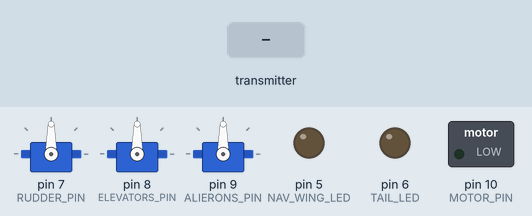
Recording of a sketch running on a simulated Arduino Uno, built with avr-gcc and run on an emulated ATmega328P. Shown: 3 × servo, switched loads named in the sketch (green lamp = pin HIGH), output pins drawn as LEDs (lit = HIGH). Inputs (shaded band) come from the test bench. No radio packets arrive unless stated.

Above: at 1.2 s.
1.3 s: the transmitter starts sending msg.0 = 0
At 2.4 s:
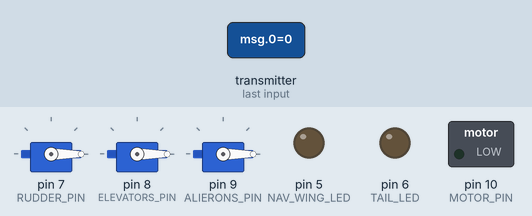
2.8 s: the transmitter starts sending msg.0 = 1
At 3.5 s:
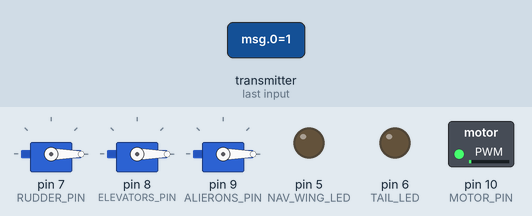
Timing chart, 0 to 5.8 s (numbered marks = the images above; inputs shaded):
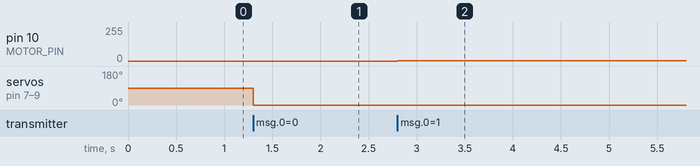

Measured:
- after the input at 1.3 s, servo on pin 7 (RUDDER_PIN), servo on pin 8 (ELEVATORS_PIN), servo on pin 9 (ALIERONS_PIN): 90° → 0° at once
- after the input at 2.8 s, pin 10 (MOTOR_PIN): 0/255 → 2/255 at once

The sketch:

RC_plane_rx.ino
```cpp
/*
 * RC Plane RX
 * Elia Sulimanov
 * ATtiny84
 */

#include <Servo.h>
#include <SPI.h>
#include "nRF24L01.h"
#include "RF24.h"

// Digital pins def
const int CE = 0;
const int CS = 1;
const int MOSI = 2;
const int MISO = 3;
const int SCK = 4;

// Radio object def
RF24 radio(CE,CS);
int msg[6];
const uint64_t pipe = 0xE8E8F0F0E1LL;

// LED def
const int NAV_WING_LED = 5;
const int TAIL_LED = 6;
bool state;

// Servos def
Servo rudder;
const int RUDDER_PIN = 7;
Servo elevators;
const int ELEVATORS_PIN = 8;
Servo alierons;
const int ALIERONS_PIN = 9;
int val;

// Motor def
const int MOTOR_PIN = 10;

void setup() {

  // Set digital pins as output
  pinMode(NAV_WING_LED, OUTPUT);
  pinMode(TAIL_LED, OUTPUT);
  pinMode(MOTOR_PIN, OUTPUT);

  // Attach servos
  rudder.attach(RUDDER_PIN);
  elevators.attach(ELEVATORS_PIN);
  alierons.attach(ALIERONS_PIN);

  state = false;

  // Start radio
  radio.begin();
  radio.openReadingPipe(1,pipe);
  radio.startListening();
}

void loop() {
  if (radio.available()) {
    bool done = false;
    while (!done)
    {
      done = radio.read(msg, 1);

      // Set motor speed
      analogWrite(MOTOR_PIN, map(msg[0], 0, 100, 0, 255));

      // Set servos value 0-45
      rudder.write(map(msg[1], 0, 100, 0, 45));
      elevators.write(map(msg[2], 0, 100, 0, 45));
      alierons.write(map(msg[3], 0, 100, 0, 45));

      // Check for lights message
      if (msg[4] == 1)
      {
        // Lights currently off
        if (!state)
        {
          navLightOn();
          state = true;
        }
        // Lights currently on
        else
        {
          navLightOff();
          state = false;
        }
      }
      delay(1);
    }
  }
}

void navLightOn()
{
  digitalWrite(NAV_WING_LED, HIGH);

  for(int i = 0; i < 6; i++){
     digitalWrite(TAIL_LED, HIGH);
     delay(75);
     digitalWrite(TAIL_LED, LOW);
     delay(75);
    }
    delay(1000);
}

void navLightOff()
{
  digitalWrite(NAV_WING_LED, LOW);
  digitalWrite(TAIL_LED, LOW);
}
```
